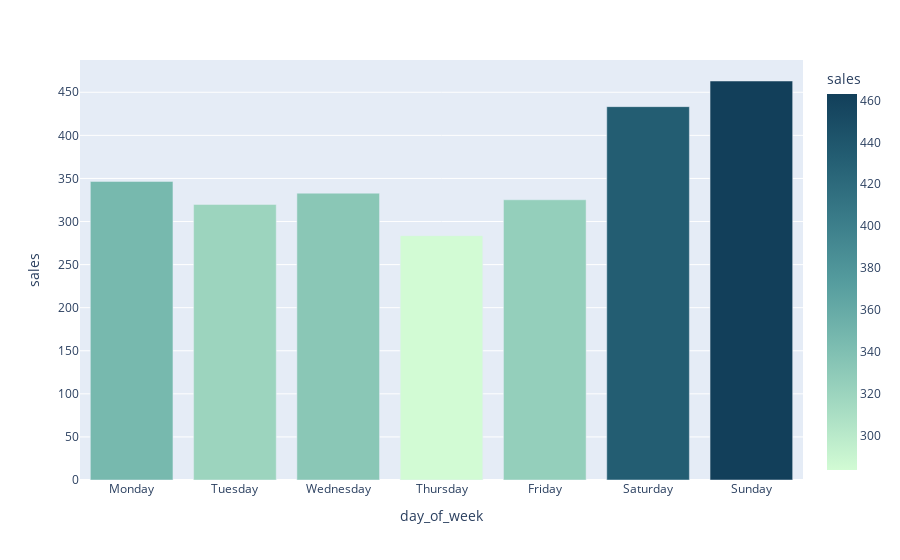

This figure's notebook cell:
### Code cell
# sales by day of week
by_weekday_df = train_df.groupby(['day_of_week'])['sales'].mean()
new_order_week = ["Monday", "Tuesday", "Wednesday", "Thursday", "Friday", "Saturday", "Sunday"]
by_weekday_df = by_weekday_df.reindex(new_order_week, axis=0).reset_index()
fig = px.bar(by_weekday_df, x='day_of_week', y='sales', color='sales', color_continuous_scale="darkmint")
fig.show()

### Figure 1 — Plotly figure (JSON) as saved in the notebook; plotly's stock layout.template omitted (floating-point values rounded to 4 significant figures)
{"data": [{"alignmentgroup": "True", "hovertemplate": "day_of_week=%{x}<br>sales=%{marker.color}<extra></extra>", "legendgroup": "", "marker": {"color": [346.5, 319.8, 332.9, 283.5, 325.2, 433.3, 463.1], "coloraxis": "coloraxis", "pattern": {"shape": ""}}, "name": "", "offsetgroup": "", "orientation": "v", "showlegend": false, "textposition": "auto", "type": "bar", "x": ["Monday", "Tuesday", "Wednesday", "Thursday", "Friday", "Saturday", "Sunday"], "xaxis": "x", "y": [346.5, 319.8, 332.9, 283.5, 325.2, 433.3, 463.1], "yaxis": "y"}], "layout": {"barmode": "relative", "coloraxis": {"colorbar": {"title": {"text": "sales"}}, "colorscale": [[0, "rgb(210, 251, 212)"], [0.1667, "rgb(165, 219, 194)"], [0.3333, "rgb(123, 188, 176)"], [0.5, "rgb(85, 156, 158)"], [0.6667, "rgb(58, 124, 137)"], [0.8333, "rgb(35, 93, 114)"], [1, "rgb(18, 63, 90)"]]}, "legend": {"tracegroupgap": 0}, "margin": {"t": 60}, "xaxis": {"anchor": "y", "domain": [0, 1], "title": {"text": "day_of_week"}}, "yaxis": {"anchor": "x", "domain": [0, 1], "title": {"text": "sales"}}}}
